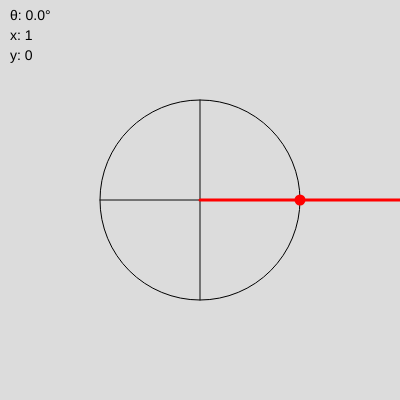
Frame 1 (no input)
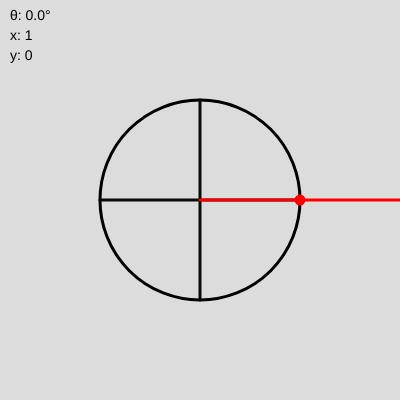
Frame 60 (no input)
Frame 120 (the mouse pressed at the canvas centre since frame 60): identical to frame 60, image omitted

The p5.js sketch that drew these frames (run headless with seeded random() and noise() and a simulated clock; from frame 60 on, the mouse is pressed at the canvas centre):

// p5.js sketch
// ── sketch.js


let angle = 0; // Initial angle
let slider; // Slider for controlling the angle

function setup() {
  let canvas = createCanvas(400, 400);
  let container = document.getElementById("p5-container");
    slider = createSlider(0, TWO_PI, 0, 0.01); // Range from 0 to 2π
    slider.position(10, height + 10);

  if (container) {
    canvas.parent(container); // Attach canvas to the correct div
    slider.parent(container);
  } else {
    console.error("p5-container not found");
  }
}

function draw() {
  background(220);
  
  // Center of the canvas
  let centerX = width / 2;
  let centerY = height / 2;
  
  // Get slider value for angle
  angle = slider.value();
  
  // Compute phasor position
  let radius = 100; // Scale the unit circle
  let x = radius * cos(angle);
  let y = radius * sin(angle);
  
  // Draw unit circle
  stroke(0);
  noFill();
  ellipse(centerX, centerY, radius * 2, radius * 2);
  
  // Draw axes
  stroke(10, 10, 10);
  line(centerX - radius, centerY, centerX + radius, centerY); // X-axis
  line(centerX, centerY - radius, centerX, centerY + radius); // Y-axis
  
  // Draw phasor (arrow)
  stroke(255, 0, 0);
  strokeWeight(3);
  line(centerX, centerY, centerX + x, centerY - y);
  
  //Draw Conjugate
  line(centerX + x, centerY - y, centerX + x*2, centerY)
  
  // Draw moving point
  fill(255, 0, 0);
  ellipse(centerX + x, centerY - y, 8, 8);
  
  
  // Display angle and coordinates
  fill(0);
  noStroke();
  textSize(14);
  text(`θ: ${(angle * 180 / PI).toFixed(1)}°`, 10, 20);
  text(`x: ${x.toFixed(2)/100}`, 10, 40);
  text(`y: ${(-y).toFixed(2)/100}`, 10, 60);
}
